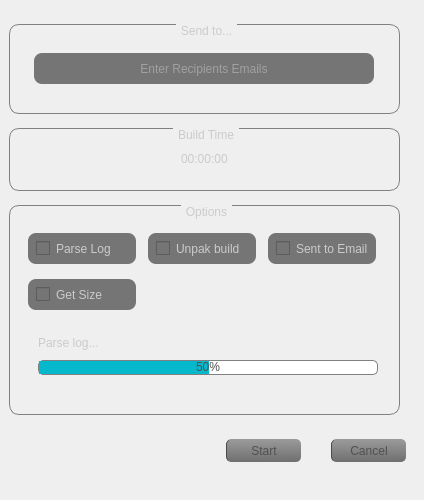
      <widget class="QWidget" name="ntfctn">
       <property name="styleSheet">
        <string notr="true"/>
       </property>
       <attribute name="title">
        <string>Notification</string>
       </attribute>
       <widget class="QFrame" name="frame_8">
        <property name="geometry">
         <rect>
          <x>0</x>
          <y>10</y>
          <width>415</width>
          <height>481</height>
         </rect>
        </property>
        <property name="minimumSize">
         <size>
          <width>415</width>
          <height>481</height>
         </size>
        </property>
        <property name="maximumSize">
         <size>
          <width>415</width>
          <height>481</height>
         </size>
        </property>
        <property name="frameShape">
         <enum>QFrame::NoFrame</enum>
        </property>
        <property name="frameShadow">
         <enum>QFrame::Raised</enum>
        </property>
        <layout class="QGridLayout" name="gridLayout_15">
         <property name="leftMargin">
          <number>0</number>
         </property>
         <property name="topMargin">
          <number>0</number>
         </property>
         <property name="rightMargin">
          <number>0</number>
         </property>
         <property name="bottomMargin">
          <number>0</number>
         </property>
         <property name="spacing">
          <number>0</number>
         </property>
         <item row="1" column="0">
          <widget class="QGroupBox" name="groupBox_5">
           <property name="minimumSize">
            <size>
             <width>391</width>
             <height>63</height>
            </size>
           </property>
           <property name="maximumSize">
            <size>
             <width>391</width>
             <height>63</height>
            </size>
           </property>
           <property name="styleSheet">
            <string notr="true">QGroupBox {
    border: 1px solid gray;
    border-radius: 10px;
    margin-top: 1ex; /* leave space at the top for the title */
}
QGroupBox::title {
	color: rgb(203, 203, 203);
	subcontrol-origin: margin;
    subcontrol-position: top center; /* position at the top center */
    padding: 0 3px;
}
</string>
           </property>
           <property name="title">
            <string>Build Time</string>
           </property>
           <layout class="QGridLayout" name="gridLayout_12">
            <item row="0" column="1">
             <widget class="QTimeEdit" name="timeEdit">
              <property name="enabled">
               <bool>true</bool>
              </property>
              <property name="sizePolicy">
               <sizepolicy hsizetype="Minimum" vsizetype="Fixed">
                <horstretch>0</horstretch>
                <verstretch>0</verstretch>
               </sizepolicy>
              </property>
              <property name="minimumSize">
               <size>
                <width>140</width>
                <height>30</height>
               </size>
              </property>
              <property name="maximumSize">
               <size>
                <width>140</width>
                <height>30</height>
               </size>
              </property>
              <property name="focusPolicy">
               <enum>Qt::NoFocus</enum>
              </property>
              <property name="styleSheet">
               <string notr="true">#timeEdit{
	color: rgb(203, 203, 203);
	font: italic 25pt &quot;Helvetica Neue&quot;;
	background-color: rgba(253, 96, 118, 0);
}
</string>
              </property>
              <property name="inputMethodHints">
               <set>Qt::ImhPreferNumbers</set>
              </property>
              <property name="wrapping">
               <bool>true</bool>
              </property>
              <property name="frame">
               <bool>false</bool>
              </property>
              <property name="alignment">
               <set>Qt::AlignCenter</set>
              </property>
              <property name="readOnly">
               <bool>true</bool>
              </property>
              <property name="buttonSymbols">
               <enum>QAbstractSpinBox::NoButtons</enum>
              </property>
              <property name="keyboardTracking">
               <bool>true</bool>
              </property>
              <property name="displayFormat">
               <string>HH:mm:ss</string>
              </property>
             </widget>
            </item>
            <item row="0" column="0">
             <spacer name="horizontalSpacer_4">
              <property name="orientation">
               <enum>Qt::Horizontal</enum>
              </property>
              <property name="sizeHint" stdset="0">
               <size>
                <width>40</width>
                <height>20</height>
               </size>
              </property>
             </spacer>
            </item>
            <item row="0" column="2">
             <spacer name="horizontalSpacer_5">
              <property name="orientation">
               <enum>Qt::Horizontal</enum>
              </property>
              <property name="sizeHint" stdset="0">
               <size>
                <width>40</width>
                <height>20</height>
               </size>
              </property>
             </spacer>
            </item>
           </layout>
          </widget>
         </item>
         <item row="2" column="0">
          <widget class="QGroupBox" name="groupBox_6">
           <property name="minimumSize">
            <size>
             <width>391</width>
             <height>210</height>
            </size>
           </property>
           <property name="maximumSize">
            <size>
             <width>391</width>
             <height>210</height>
            </size>
           </property>
           <property name="styleSheet">
            <string notr="true">QGroupBox {
    border: 1px solid gray;
    border-radius: 10px;
    margin-top: 1ex; /* leave space at the top for the title */
}
QGroupBox::title {
	color: rgb(203, 203, 203);
	subcontrol-origin: margin;
    subcontrol-position: top center; /* position at the top center */
    padding: 0 3px;
}
</string>
           </property>
           <property name="title">
            <string>Options</string>
           </property>
           <layout class="QGridLayout" name="gridLayout_14">
            <item row="0" column="0">
             <widget class="QFrame" name="frame_7">
              <property name="minimumSize">
               <size>
                <width>371</width>
                <height>190</height>
               </size>
              </property>
              <property name="maximumSize">
               <size>
                <width>371</width>
                <height>190</height>
               </size>
              </property>
              <property name="frameShape">
               <enum>QFrame::NoFrame</enum>
              </property>
              <property name="frameShadow">
               <enum>QFrame::Raised</enum>
              </property>
              <layout class="QGridLayout" name="gridLayout_13">
               <item row="0" column="0">
                <widget class="QCheckBox" name="chb_parse_log">
                 <property name="minimumSize">
                  <size>
                   <width>108</width>
                   <height>31</height>
                  </size>
                 </property>
                 <property name="maximumSize">
                  <size>
                   <width>108</width>
                   <height>31</height>
                  </size>
                 </property>
                 <property name="styleSheet">
                  <string notr="true">QCheckBox{
color: rgb(203, 203, 203);
background-color: rgb(117, 117, 117);
border-radius: 8px;
padding-left : 8px;
}</string>
                 </property>
                 <property name="text">
                  <string>Parse Log</string>
                 </property>
                 <property name="checkable">
                  <bool>true</bool>
                 </property>
                 <property name="checked">
                  <bool>false</bool>
                 </property>
                </widget>
               </item>
               <item row="0" column="1">
                <widget class="QCheckBox" name="chb_extract_ipa">
                 <property name="minimumSize">
                  <size>
                   <width>108</width>
                   <height>31</height>
                  </size>
                 </property>
                 <property name="maximumSize">
                  <size>
                   <width>108</width>
                   <height>31</height>
                  </size>
                 </property>
                 <property name="styleSheet">
                  <string notr="true">QCheckBox{
color: rgb(203, 203, 203);
background-color: rgb(117, 117, 117);
border-radius: 8px;
padding-left : 8px;
}</string>
                 </property>
                 <property name="text">
                  <string>Unpak build</string>
                 </property>
                </widget>
               </item>
               <item row="0" column="2">
                <widget class="QCheckBox" name="chb_send_to_email">
                 <property name="minimumSize">
                  <size>
                   <width>108</width>
                   <height>31</height>
                  </size>
                 </property>
                 <property name="maximumSize">
                  <size>
                   <width>108</width>
                   <height>31</height>
                  </size>
                 </property>
                 <property name="styleSheet">
                  <string notr="true">QCheckBox{
color: rgb(203, 203, 203);
background-color: rgb(117, 117, 117);
border-radius: 8px;
padding-left : 8px;
}</string>
                 </property>
                 <property name="text">
                  <string>Sent to Email</string>
                 </property>
                </widget>
               </item>
               <item row="2" column="0" colspan="3">
                <widget class="QFrame" name="frame_11">
                 <property name="minimumSize">
                  <size>
                   <width>360</width>
                   <height>60</height>
                  </size>
                 </property>
                 <property name="maximumSize">
                  <size>
                   <width>360</width>
                   <height>60</height>
                  </size>
                 </property>
                 <property name="frameShape">
                  <enum>QFrame::NoFrame</enum>
                 </property>
                 <property name="frameShadow">
                  <enum>QFrame::Raised</enum>
                 </property>
                 <layout class="QGridLayout" name="gridLayout_17">
                  <property name="leftMargin">
                   <number>0</number>
                  </property>
                  <property name="topMargin">
                   <number>0</number>
                  </property>
                  <property name="rightMargin">
                   <number>0</number>
                  </property>
                  <property name="bottomMargin">
                   <number>0</number>
                  </property>
                  <property name="spacing">
                   <number>0</number>
                  </property>
                  <item row="0" column="0">
                   <widget class="QLabel" name="label_4">
                    <property name="minimumSize">
                     <size>
                      <width>340</width>
                      <height>15</height>
                     </size>
                    </property>
                    <property name="maximumSize">
                     <size>
                      <width>340</width>
                      <height>15</height>
                     </size>
                    </property>
                    <property name="styleSheet">
                     <string notr="true">QLabel{	color: rgb(203, 203, 203);}</string>
                    </property>
                    <property name="text">
                     <string>Parse log...</string>
                    </property>
                   </widget>
                  </item>
                  <item row="1" column="0">
                   <widget class="QProgressBar" name="pb_progress">
                    <property name="minimumSize">
                     <size>
                      <width>330</width>
                      <height>15</height>
                     </size>
                    </property>
                    <property name="maximumSize">
                     <size>
                      <width>340</width>
                      <height>15</height>
                     </size>
                    </property>
                    <property name="styleSheet">
                     <string notr="true">QProgressBar {
	color: rgb(80, 80, 80);
    border: 1px solid grey;
    border-radius: 5px;
    text-align: center;
}

QProgressBar::chunk {
    background-color: #05B8CC;
    width: 10px;
}</string>
                    </property>
                    <property name="value">
                     <number>50</number>
                    </property>
                   </widget>
                  </item>
                 </layout>
                </widget>
               </item>
               <item row="1" column="0">
                <widget class="QCheckBox" name="chb_get_size">
                 <property name="minimumSize">
                  <size>
                   <width>108</width>
                   <height>31</height>
                  </size>
                 </property>
                 <property name="maximumSize">
                  <size>
                   <width>108</width>
                   <height>31</height>
                  </size>
                 </property>
                 <property name="styleSheet">
                  <string notr="true">QCheckBox{
color: rgb(203, 203, 203);
background-color: rgb(117, 117, 117);
border-radius: 8px;
padding-left : 8px;
}</string>
                 </property>
                 <property name="text">
                  <string>Get Size</string>
                 </property>
                </widget>
               </item>
              </layout>
             </widget>
            </item>
           </layout>
          </widget>
         </item>
         <item row="3" column="0">
          <widget class="QFrame" name="frame_10">
           <property name="minimumSize">
            <size>
             <width>397</width>
             <height>45</height>
            </size>
           </property>
           <property name="maximumSize">
            <size>
             <width>397</width>
             <height>45</height>
            </size>
           </property>
           <property name="frameShape">
            <enum>QFrame::NoFrame</enum>
           </property>
           <property name="frameShadow">
            <enum>QFrame::Raised</enum>
           </property>
           <layout class="QGridLayout" name="gridLayout_20">
            <property name="leftMargin">
             <number>0</number>
            </property>
            <property name="topMargin">
             <number>0</number>
            </property>
            <property name="rightMargin">
             <number>0</number>
            </property>
            <property name="bottomMargin">
             <number>0</number>
            </property>
            <property name="spacing">
             <number>0</number>
            </property>
            <item row="0" column="1">
             <widget class="QFrame" name="frame_9">
              <property name="minimumSize">
               <size>
                <width>180</width>
                <height>40</height>
               </size>
              </property>
              <property name="maximumSize">
               <size>
                <width>180</width>
                <height>40</height>
               </size>
              </property>
              <property name="frameShape">
               <enum>QFrame::NoFrame</enum>
              </property>
              <property name="frameShadow">
               <enum>QFrame::Raised</enum>
              </property>
              <layout class="QGridLayout" name="gridLayout_16">
               <property name="leftMargin">
                <number>0</number>
               </property>
               <property name="topMargin">
                <number>0</number>
               </property>
               <property name="rightMargin">
                <number>0</number>
               </property>
               <property name="bottomMargin">
                <number>0</number>
               </property>
               <property name="spacing">
                <number>0</number>
               </property>
               <item row="0" column="3">
                <widget class="QPushButton" name="btn_cancel">
                 <property name="minimumSize">
                  <size>
                   <width>75</width>
                   <height>23</height>
                  </size>
                 </property>
                 <property name="maximumSize">
                  <size>
                   <width>75</width>
                   <height>23</height>
                  </size>
                 </property>
                 <property name="styleSheet">
                  <string notr="true">QPushButton { /* all types of tool button */
	color: rgb(80, 80, 80);
 	border-left:1px solid rgb(75, 75, 75);
    border-radius: 5px;
	background-color: qlineargradient(spread:pad, x1:0.489045, y1:1, x2:0.472, y2:0, stop:0 rgba(111, 111, 111, 255), stop:1 rgba(155, 155, 155, 255));
}
QPushButton:pressed {
	background-color: qlineargradient(spread:pad, x1:0.489045, y1:1, x2:0.472, y2:0, stop:0 rgba(158, 158, 158, 255), stop:1 rgba(203, 203, 203, 255));
}
QPushButton:hover {
	background-color: qlineargradient(spread:pad, x1:0.489045, y1:1, x2:0.472, y2:0, stop:0 rgba(158, 158, 158, 255), stop:1 rgba(203, 203, 203, 255));
}</string>
                 </property>
                 <property name="text">
                  <string>Cancel</string>
                 </property>
                </widget>
               </item>
               <item row="0" column="1">
                <widget class="QPushButton" name="btn_start">
                 <property name="minimumSize">
                  <size>
                   <width>75</width>
                   <height>23</height>
                  </size>
                 </property>
                 <property name="maximumSize">
                  <size>
                   <width>75</width>
                   <height>23</height>
                  </size>
                 </property>
                 <property name="styleSheet">
                  <string notr="true">QPushButton { /* all types of tool button */
	color: rgb(80, 80, 80);
 	border-left:1px solid rgb(75, 75, 75);
    border-radius: 5px;
	background-color: qlineargradient(spread:pad, x1:0.489045, y1:1, x2:0.472, y2:0, stop:0 rgba(111, 111, 111, 255), stop:1 rgba(155, 155, 155, 255));
}
QPushButton:pressed {
	background-color: qlineargradient(spread:pad, x1:0.489045, y1:1, x2:0.472, y2:0, stop:0 rgba(158, 158, 158, 255), stop:1 rgba(203, 203, 203, 255));
}
QPushButton:hover {
	background-color: qlineargradient(spread:pad, x1:0.489045, y1:1, x2:0.472, y2:0, stop:0 rgba(158, 158, 158, 255), stop:1 rgba(203, 203, 203, 255));
}</string>
                 </property>
                 <property name="text">
                  <string>Start</string>
                 </property>
                </widget>
               </item>
               <item row="0" column="2">
                <spacer name="horizontalSpacer_8">
                 <property name="orientation">
                  <enum>Qt::Horizontal</enum>
                 </property>
                 <property name="sizeHint" stdset="0">
                  <size>
                   <width>40</width>
                   <height>20</height>
                  </size>
                 </property>
                </spacer>
               </item>
              </layout>
             </widget>
            </item>
            <item row="0" column="0">
             <spacer name="horizontalSpacer">
              <property name="orientation">
               <enum>Qt::Horizontal</enum>
              </property>
              <property name="sizeHint" stdset="0">
               <size>
                <width>40</width>
                <height>20</height>
               </size>
              </property>
             </spacer>
            </item>
           </layout>
          </widget>
         </item>
         <item row="0" column="0">
          <widget class="QGroupBox" name="groupBox_7">
           <property name="minimumSize">
            <size>
             <width>391</width>
             <height>90</height>
            </size>
           </property>
           <property name="maximumSize">
            <size>
             <width>391</width>
             <height>90</height>
            </size>
           </property>
           <property name="styleSheet">
            <string notr="true">QGroupBox {
    border: 1px solid gray;
    border-radius: 10px;
    margin-top: 1ex; /* leave space at the top for the title */
}
QGroupBox::title {
	color: rgb(203, 203, 203);
	subcontrol-origin: margin;
    subcontrol-position: top center; /* position at the top center */
    padding: 0 3px;
}
</string>
           </property>
           <property name="title">
            <string>Send to...</string>
           </property>
           <layout class="QGridLayout" name="gridLayout_18">
            <item row="0" column="0">
             <widget class="QFrame" name="frame_12">
              <property name="minimumSize">
               <size>
                <width>365</width>
                <height>57</height>
               </size>
              </property>
              <property name="maximumSize">
               <size>
                <width>365</width>
                <height>57</height>
               </size>
              </property>
              <property name="frameShape">
               <enum>QFrame::NoFrame</enum>
              </property>
              <property name="frameShadow">
               <enum>QFrame::Raised</enum>
              </property>
              <layout class="QGridLayout" name="gridLayout_19">
               <item row="0" column="0">
                <widget class="QLineEdit" name="fld_rcpnts_email">
                 <property name="minimumSize">
                  <size>
                   <width>340</width>
                   <height>31</height>
                  </size>
                 </property>
                 <property name="maximumSize">
                  <size>
                   <width>340</width>
                   <height>31</height>
                  </size>
                 </property>
                 <property name="styleSheet">
                  <string notr="true">QLineEdit{
color: rgb(203, 203, 203);
background-color: rgb(117, 117, 117);
border-radius: 8px;
padding: 5px;
}</string>
                 </property>
                 <property name="text">
                  <string/>
                 </property>
                 <property name="alignment">
                  <set>Qt::AlignCenter</set>
                 </property>
                 <property name="placeholderText">
                  <string>Enter Recipients Emails</string>
                 </property>
                </widget>
               </item>
              </layout>
             </widget>
            </item>
           </layout>
          </widget>
         </item>
        </layout>
       </widget>
      </widget>
